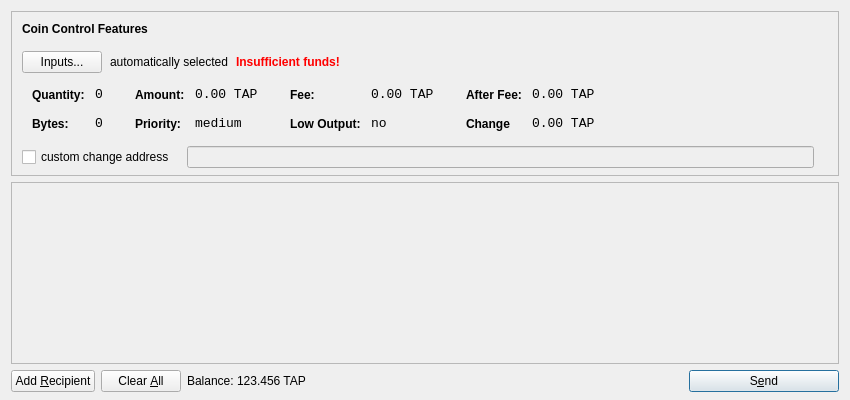
<?xml version="1.0" encoding="UTF-8"?>
<ui version="4.0">
 <class>SendCoinsDialog</class>
 <widget class="QDialog" name="SendCoinsDialog">
  <property name="geometry">
   <rect>
    <x>0</x>
    <y>0</y>
    <width>850</width>
    <height>400</height>
   </rect>
  </property>
  <property name="windowTitle">
   <string>Send Coins</string>
  </property>
  <layout class="QVBoxLayout" name="verticalLayout" stretch="0,1,0">
   <property name="bottomMargin">
    <number>8</number>
   </property>
   <item>
    <widget class="QFrame" name="frameCoinControl">
     <property name="sizePolicy">
      <sizepolicy hsizetype="Expanding" vsizetype="Expanding">
       <horstretch>0</horstretch>
       <verstretch>0</verstretch>
      </sizepolicy>
     </property>
     <property name="maximumSize">
      <size>
       <width>16777215</width>
       <height>16777215</height>
      </size>
     </property>
     <property name="frameShape">
      <enum>QFrame::StyledPanel</enum>
     </property>
     <property name="frameShadow">
      <enum>QFrame::Sunken</enum>
     </property>
     <layout class="QVBoxLayout" name="verticalLayoutCoinControl2">
      <property name="spacing">
       <number>-1</number>
      </property>
      <property name="leftMargin">
       <number>0</number>
      </property>
      <property name="topMargin">
       <number>0</number>
      </property>
      <property name="rightMargin">
       <number>0</number>
      </property>
      <property name="bottomMargin">
       <number>6</number>
      </property>
      <item>
       <layout class="QVBoxLayout" name="verticalLayoutCoinControl" stretch="0,0,0,0,1">
        <property name="spacing">
         <number>0</number>
        </property>
        <property name="leftMargin">
         <number>10</number>
        </property>
        <property name="topMargin">
         <number>10</number>
        </property>
        <item>
         <layout class="QHBoxLayout" name="horizontalLayoutCoinControl1">
          <property name="bottomMargin">
           <number>15</number>
          </property>
          <item>
           <widget class="QLabel" name="labelCoinControlFeatures">
            <property name="sizePolicy">
             <sizepolicy hsizetype="Preferred" vsizetype="Maximum">
              <horstretch>0</horstretch>
              <verstretch>0</verstretch>
             </sizepolicy>
            </property>
            <property name="font">
             <font>
              <weight>75</weight>
              <bold>true</bold>
             </font>
            </property>
            <property name="styleSheet">
             <string notr="true">font-weight:bold;</string>
            </property>
            <property name="text">
             <string>Coin Control Features</string>
            </property>
           </widget>
          </item>
         </layout>
        </item>
        <item>
         <layout class="QHBoxLayout" name="horizontalLayoutCoinControl2" stretch="0,0,0,0">
          <property name="spacing">
           <number>8</number>
          </property>
          <property name="bottomMargin">
           <number>10</number>
          </property>
          <item>
           <widget class="QPushButton" name="pushButtonCoinControl">
            <property name="styleSheet">
             <string notr="true"/>
            </property>
            <property name="text">
             <string>Inputs...</string>
            </property>
           </widget>
          </item>
          <item>
           <widget class="QLabel" name="labelCoinControlAutomaticallySelected">
            <property name="text">
             <string>automatically selected</string>
            </property>
            <property name="margin">
             <number>5</number>
            </property>
           </widget>
          </item>
          <item>
           <widget class="QLabel" name="labelCoinControlInsuffFunds">
            <property name="font">
             <font>
              <weight>75</weight>
              <bold>true</bold>
             </font>
            </property>
            <property name="styleSheet">
             <string notr="true">color:red;font-weight:bold;</string>
            </property>
            <property name="text">
             <string>Insufficient funds!</string>
            </property>
            <property name="margin">
             <number>5</number>
            </property>
           </widget>
          </item>
          <item>
           <spacer name="horizontalSpacerCoinControl">
            <property name="orientation">
             <enum>Qt::Horizontal</enum>
            </property>
            <property name="sizeHint" stdset="0">
             <size>
              <width>40</width>
              <height>1</height>
             </size>
            </property>
           </spacer>
          </item>
         </layout>
        </item>
        <item>
         <widget class="QWidget" name="widgetCoinControl" native="true">
          <property name="sizePolicy">
           <sizepolicy hsizetype="Preferred" vsizetype="Preferred">
            <horstretch>0</horstretch>
            <verstretch>0</verstretch>
           </sizepolicy>
          </property>
          <property name="minimumSize">
           <size>
            <width>0</width>
            <height>0</height>
           </size>
          </property>
          <property name="styleSheet">
           <string notr="true"/>
          </property>
          <layout class="QHBoxLayout" name="horizontalLayoutCoinControl5">
           <property name="margin">
            <number>0</number>
           </property>
           <item>
            <layout class="QHBoxLayout" name="horizontalLayoutCoinControl3" stretch="0,0,0,1">
             <property name="spacing">
              <number>20</number>
             </property>
             <property name="topMargin">
              <number>0</number>
             </property>
             <property name="bottomMargin">
              <number>10</number>
             </property>
             <item>
              <layout class="QFormLayout" name="formLayoutCoinControl1">
               <property name="horizontalSpacing">
                <number>10</number>
               </property>
               <property name="verticalSpacing">
                <number>14</number>
               </property>
               <property name="leftMargin">
                <number>10</number>
               </property>
               <property name="topMargin">
                <number>4</number>
               </property>
               <property name="rightMargin">
                <number>6</number>
               </property>
               <item row="0" column="0">
                <widget class="QLabel" name="labelCoinControlQuantityText">
                 <property name="styleSheet">
                  <string notr="true">font-weight:bold;</string>
                 </property>
                 <property name="text">
                  <string>Quantity:</string>
                 </property>
                 <property name="margin">
                  <number>0</number>
                 </property>
                </widget>
               </item>
               <item row="0" column="1">
                <widget class="QLabel" name="labelCoinControlQuantity">
                 <property name="font">
                  <font>
                   <family>Monospace</family>
                   <pointsize>10</pointsize>
                  </font>
                 </property>
                 <property name="cursor">
                  <cursorShape>IBeamCursor</cursorShape>
                 </property>
                 <property name="contextMenuPolicy">
                  <enum>Qt::ActionsContextMenu</enum>
                 </property>
                 <property name="text">
                  <string>0</string>
                 </property>
                 <property name="margin">
                  <number>0</number>
                 </property>
                 <property name="textInteractionFlags">
                  <set>Qt::LinksAccessibleByMouse|Qt::TextSelectableByKeyboard|Qt::TextSelectableByMouse</set>
                 </property>
                </widget>
               </item>
               <item row="1" column="0">
                <widget class="QLabel" name="labelCoinControlBytesText">
                 <property name="styleSheet">
                  <string notr="true">font-weight:bold;</string>
                 </property>
                 <property name="text">
                  <string>Bytes:</string>
                 </property>
                </widget>
               </item>
               <item row="1" column="1">
                <widget class="QLabel" name="labelCoinControlBytes">
                 <property name="font">
                  <font>
                   <family>Monospace</family>
                   <pointsize>10</pointsize>
                  </font>
                 </property>
                 <property name="cursor">
                  <cursorShape>IBeamCursor</cursorShape>
                 </property>
                 <property name="contextMenuPolicy">
                  <enum>Qt::ActionsContextMenu</enum>
                 </property>
                 <property name="text">
                  <string>0</string>
                 </property>
                 <property name="textInteractionFlags">
                  <set>Qt::LinksAccessibleByMouse|Qt::TextSelectableByKeyboard|Qt::TextSelectableByMouse</set>
                 </property>
                </widget>
               </item>
              </layout>
             </item>
             <item>
              <layout class="QFormLayout" name="formLayoutCoinControl2">
               <property name="horizontalSpacing">
                <number>10</number>
               </property>
               <property name="verticalSpacing">
                <number>14</number>
               </property>
               <property name="leftMargin">
                <number>6</number>
               </property>
               <property name="topMargin">
                <number>4</number>
               </property>
               <property name="rightMargin">
                <number>6</number>
               </property>
               <item row="0" column="0">
                <widget class="QLabel" name="labelCoinControlAmountText">
                 <property name="styleSheet">
                  <string notr="true">font-weight:bold;</string>
                 </property>
                 <property name="text">
                  <string>Amount:</string>
                 </property>
                 <property name="margin">
                  <number>0</number>
                 </property>
                </widget>
               </item>
               <item row="0" column="1">
                <widget class="QLabel" name="labelCoinControlAmount">
                 <property name="font">
                  <font>
                   <family>Monospace</family>
                   <pointsize>10</pointsize>
                  </font>
                 </property>
                 <property name="cursor">
                  <cursorShape>IBeamCursor</cursorShape>
                 </property>
                 <property name="contextMenuPolicy">
                  <enum>Qt::ActionsContextMenu</enum>
                 </property>
                 <property name="text">
                  <string>0.00 TAP</string>
                 </property>
                 <property name="textInteractionFlags">
                  <set>Qt::LinksAccessibleByMouse|Qt::TextSelectableByKeyboard|Qt::TextSelectableByMouse</set>
                 </property>
                </widget>
               </item>
               <item row="1" column="0">
                <widget class="QLabel" name="labelCoinControlPriorityText">
                 <property name="styleSheet">
                  <string notr="true">font-weight:bold;</string>
                 </property>
                 <property name="text">
                  <string>Priority:</string>
                 </property>
                </widget>
               </item>
               <item row="1" column="1">
                <widget class="QLabel" name="labelCoinControlPriority">
                 <property name="font">
                  <font>
                   <family>Monospace</family>
                   <pointsize>10</pointsize>
                  </font>
                 </property>
                 <property name="cursor">
                  <cursorShape>IBeamCursor</cursorShape>
                 </property>
                 <property name="contextMenuPolicy">
                  <enum>Qt::ActionsContextMenu</enum>
                 </property>
                 <property name="text">
                  <string>medium</string>
                 </property>
                 <property name="textInteractionFlags">
                  <set>Qt::LinksAccessibleByMouse|Qt::TextSelectableByKeyboard|Qt::TextSelectableByMouse</set>
                 </property>
                </widget>
               </item>
              </layout>
             </item>
             <item>
              <layout class="QFormLayout" name="formLayoutCoinControl3">
               <property name="horizontalSpacing">
                <number>10</number>
               </property>
               <property name="verticalSpacing">
                <number>14</number>
               </property>
               <property name="leftMargin">
                <number>6</number>
               </property>
               <property name="topMargin">
                <number>4</number>
               </property>
               <property name="rightMargin">
                <number>6</number>
               </property>
               <item row="0" column="0">
                <widget class="QLabel" name="labelCoinControlFeeText">
                 <property name="styleSheet">
                  <string notr="true">font-weight:bold;</string>
                 </property>
                 <property name="text">
                  <string>Fee:</string>
                 </property>
                 <property name="margin">
                  <number>0</number>
                 </property>
                </widget>
               </item>
               <item row="0" column="1">
                <widget class="QLabel" name="labelCoinControlFee">
                 <property name="font">
                  <font>
                   <family>Monospace</family>
                   <pointsize>10</pointsize>
                  </font>
                 </property>
                 <property name="cursor">
                  <cursorShape>IBeamCursor</cursorShape>
                 </property>
                 <property name="contextMenuPolicy">
                  <enum>Qt::ActionsContextMenu</enum>
                 </property>
                 <property name="text">
                  <string>0.00 TAP</string>
                 </property>
                 <property name="textInteractionFlags">
                  <set>Qt::LinksAccessibleByMouse|Qt::TextSelectableByKeyboard|Qt::TextSelectableByMouse</set>
                 </property>
                </widget>
               </item>
               <item row="1" column="0">
                <widget class="QLabel" name="labelCoinControlLowOutputText">
                 <property name="styleSheet">
                  <string notr="true">font-weight:bold;</string>
                 </property>
                 <property name="text">
                  <string>Low Output:</string>
                 </property>
                </widget>
               </item>
               <item row="1" column="1">
                <widget class="QLabel" name="labelCoinControlLowOutput">
                 <property name="font">
                  <font>
                   <family>Monospace</family>
                   <pointsize>10</pointsize>
                  </font>
                 </property>
                 <property name="cursor">
                  <cursorShape>IBeamCursor</cursorShape>
                 </property>
                 <property name="contextMenuPolicy">
                  <enum>Qt::ActionsContextMenu</enum>
                 </property>
                 <property name="text">
                  <string>no</string>
                 </property>
                 <property name="textInteractionFlags">
                  <set>Qt::LinksAccessibleByMouse|Qt::TextSelectableByKeyboard|Qt::TextSelectableByMouse</set>
                 </property>
                </widget>
               </item>
              </layout>
             </item>
             <item>
              <layout class="QFormLayout" name="formLayoutCoinControl4">
               <property name="horizontalSpacing">
                <number>10</number>
               </property>
               <property name="verticalSpacing">
                <number>14</number>
               </property>
               <property name="leftMargin">
                <number>6</number>
               </property>
               <property name="topMargin">
                <number>4</number>
               </property>
               <property name="rightMargin">
                <number>6</number>
               </property>
               <item row="0" column="0">
                <widget class="QLabel" name="labelCoinControlAfterFeeText">
                 <property name="styleSheet">
                  <string notr="true">font-weight:bold;</string>
                 </property>
                 <property name="text">
                  <string>After Fee:</string>
                 </property>
                 <property name="margin">
                  <number>0</number>
                 </property>
                </widget>
               </item>
               <item row="0" column="1">
                <widget class="QLabel" name="labelCoinControlAfterFee">
                 <property name="font">
                  <font>
                   <family>Monospace</family>
                   <pointsize>10</pointsize>
                  </font>
                 </property>
                 <property name="cursor">
                  <cursorShape>IBeamCursor</cursorShape>
                 </property>
                 <property name="contextMenuPolicy">
                  <enum>Qt::ActionsContextMenu</enum>
                 </property>
                 <property name="text">
                  <string>0.00 TAP</string>
                 </property>
                 <property name="textInteractionFlags">
                  <set>Qt::LinksAccessibleByMouse|Qt::TextSelectableByKeyboard|Qt::TextSelectableByMouse</set>
                 </property>
                </widget>
               </item>
               <item row="1" column="0">
                <widget class="QLabel" name="labelCoinControlChangeText">
                 <property name="styleSheet">
                  <string notr="true">font-weight:bold;</string>
                 </property>
                 <property name="text">
                  <string>Change</string>
                 </property>
                </widget>
               </item>
               <item row="1" column="1">
                <widget class="QLabel" name="labelCoinControlChange">
                 <property name="font">
                  <font>
                   <family>Monospace</family>
                   <pointsize>10</pointsize>
                  </font>
                 </property>
                 <property name="cursor">
                  <cursorShape>IBeamCursor</cursorShape>
                 </property>
                 <property name="contextMenuPolicy">
                  <enum>Qt::ActionsContextMenu</enum>
                 </property>
                 <property name="text">
                  <string>0.00 TAP</string>
                 </property>
                 <property name="textInteractionFlags">
                  <set>Qt::LinksAccessibleByMouse|Qt::TextSelectableByKeyboard|Qt::TextSelectableByMouse</set>
                 </property>
                </widget>
               </item>
              </layout>
             </item>
            </layout>
           </item>
          </layout>
         </widget>
        </item>
        <item>
         <layout class="QHBoxLayout" name="horizontalLayoutCoinControl4" stretch="0,0,0">
          <property name="spacing">
           <number>12</number>
          </property>
          <property name="sizeConstraint">
           <enum>QLayout::SetDefaultConstraint</enum>
          </property>
          <property name="topMargin">
           <number>5</number>
          </property>
          <property name="rightMargin">
           <number>5</number>
          </property>
          <item>
           <widget class="QCheckBox" name="checkBoxCoinControlChange">
            <property name="text">
             <string>custom change address</string>
            </property>
           </widget>
          </item>
          <item>
           <widget class="QLineEdit" name="lineEditCoinControlChange">
            <property name="enabled">
             <bool>false</bool>
            </property>
            <property name="sizePolicy">
             <sizepolicy hsizetype="Expanding" vsizetype="Fixed">
              <horstretch>0</horstretch>
              <verstretch>0</verstretch>
             </sizepolicy>
            </property>
           </widget>
          </item>
          <item>
           <widget class="QLabel" name="labelCoinControlChangeLabel">
            <property name="sizePolicy">
             <sizepolicy hsizetype="Preferred" vsizetype="Expanding">
              <horstretch>0</horstretch>
              <verstretch>0</verstretch>
             </sizepolicy>
            </property>
            <property name="minimumSize">
             <size>
              <width>0</width>
              <height>0</height>
             </size>
            </property>
            <property name="text">
             <string/>
            </property>
            <property name="margin">
             <number>3</number>
            </property>
           </widget>
          </item>
         </layout>
        </item>
        <item>
         <spacer name="verticalSpacerCoinControl">
          <property name="orientation">
           <enum>Qt::Vertical</enum>
          </property>
          <property name="sizeHint" stdset="0">
           <size>
            <width>800</width>
            <height>1</height>
           </size>
          </property>
         </spacer>
        </item>
       </layout>
      </item>
     </layout>
    </widget>
   </item>
   <item>
    <widget class="QScrollArea" name="scrollArea">
     <property name="widgetResizable">
      <bool>true</bool>
     </property>
     <widget class="QWidget" name="scrollAreaWidgetContents">
      <property name="geometry">
       <rect>
        <x>0</x>
        <y>0</y>
        <width>830</width>
        <height>165</height>
       </rect>
      </property>
      <layout class="QVBoxLayout" name="verticalLayout_2">
       <property name="margin">
        <number>0</number>
       </property>
       <item>
        <layout class="QVBoxLayout" name="entries">
         <property name="spacing">
          <number>6</number>
         </property>
        </layout>
       </item>
       <item>
        <spacer name="verticalSpacer">
         <property name="orientation">
          <enum>Qt::Vertical</enum>
         </property>
         <property name="sizeHint" stdset="0">
          <size>
           <width>20</width>
           <height>40</height>
          </size>
         </property>
        </spacer>
       </item>
      </layout>
     </widget>
    </widget>
   </item>
   <item>
    <layout class="QHBoxLayout" name="horizontalLayout">
     <item>
      <widget class="QPushButton" name="addButton">
       <property name="toolTip">
        <string>Send to multiple recipients at once</string>
       </property>
       <property name="text">
        <string>Add &amp;Recipient</string>
       </property>
       <property name="icon">
        <iconset resource="../bitcoin.qrc">
         <normaloff>:/icons/add</normaloff>:/icons/add</iconset>
       </property>
       <property name="autoDefault">
        <bool>false</bool>
       </property>
      </widget>
     </item>
     <item>
      <widget class="QPushButton" name="clearButton">
       <property name="sizePolicy">
        <sizepolicy hsizetype="Minimum" vsizetype="Fixed">
         <horstretch>0</horstretch>
         <verstretch>0</verstretch>
        </sizepolicy>
       </property>
       <property name="toolTip">
        <string>Remove all transaction fields</string>
       </property>
       <property name="text">
        <string>Clear &amp;All</string>
       </property>
       <property name="icon">
        <iconset resource="../bitcoin.qrc">
         <normaloff>:/icons/remove</normaloff>:/icons/remove</iconset>
       </property>
       <property name="autoRepeatDelay">
        <number>300</number>
       </property>
       <property name="autoDefault">
        <bool>false</bool>
       </property>
      </widget>
     </item>
     <item>
      <layout class="QHBoxLayout" name="horizontalLayout_2">
       <property name="spacing">
        <number>3</number>
       </property>
       <item>
        <widget class="QLabel" name="label">
         <property name="sizePolicy">
          <sizepolicy hsizetype="Preferred" vsizetype="Fixed">
           <horstretch>0</horstretch>
           <verstretch>0</verstretch>
          </sizepolicy>
         </property>
         <property name="text">
          <string>Balance:</string>
         </property>
        </widget>
       </item>
       <item>
        <widget class="QLabel" name="labelBalance">
         <property name="sizePolicy">
          <sizepolicy hsizetype="Preferred" vsizetype="Fixed">
           <horstretch>0</horstretch>
           <verstretch>0</verstretch>
          </sizepolicy>
         </property>
         <property name="cursor">
          <cursorShape>IBeamCursor</cursorShape>
         </property>
         <property name="text">
          <string>123.456 TAP</string>
         </property>
         <property name="textInteractionFlags">
          <set>Qt::LinksAccessibleByMouse|Qt::TextSelectableByKeyboard|Qt::TextSelectableByMouse</set>
         </property>
        </widget>
       </item>
      </layout>
     </item>
     <item>
      <spacer name="horizontalSpacer">
       <property name="orientation">
        <enum>Qt::Horizontal</enum>
       </property>
       <property name="sizeHint" stdset="0">
        <size>
         <width>40</width>
         <height>20</height>
        </size>
       </property>
      </spacer>
     </item>
     <item>
      <widget class="QPushButton" name="sendButton">
       <property name="minimumSize">
        <size>
         <width>150</width>
         <height>0</height>
        </size>
       </property>
       <property name="toolTip">
        <string>Confirm the send action</string>
       </property>
       <property name="text">
        <string>S&amp;end</string>
       </property>
       <property name="icon">
        <iconset resource="../bitcoin.qrc">
         <normaloff>:/icons/send</normaloff>:/icons/send</iconset>
       </property>
       <property name="default">
        <bool>true</bool>
       </property>
      </widget>
     </item>
    </layout>
   </item>
  </layout>
 </widget>
 <resources>
  <include location="../bitcoin.qrc"/>
 </resources>
 <connections/>
</ui>
